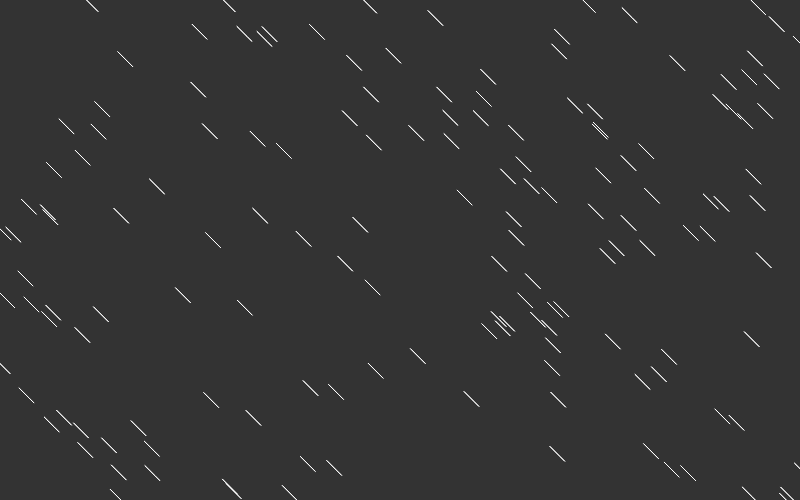
Frame 1 (no input)
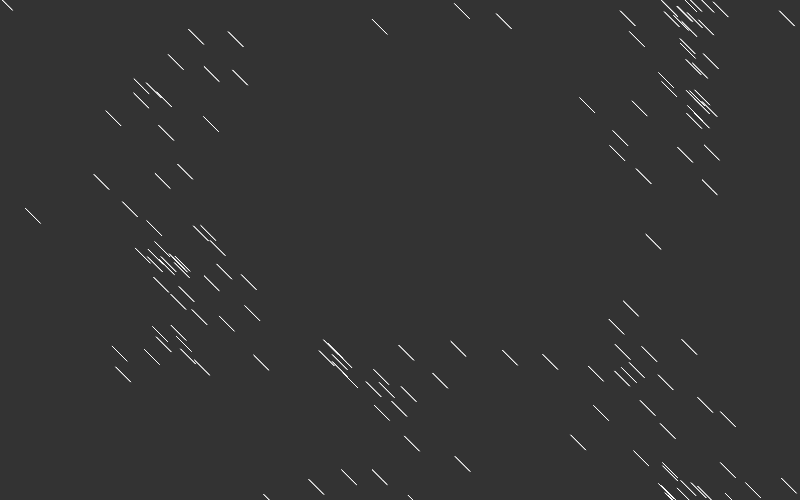
Frame 60 (no input)
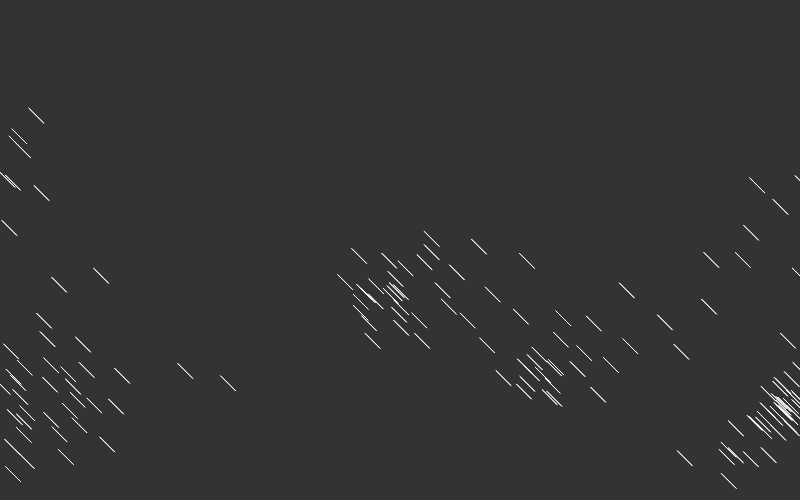
Frame 120 (the mouse pressed at the canvas centre since frame 60)

The p5.js sketch that drew these frames (run headless with seeded random() and noise() and a simulated clock; from frame 60 on, the mouse is pressed at the canvas centre):

// p5.js sketch
// ── sketch.js
let boids = []

function setup() {
    createCanvas(800, 500);
    for (let i = 0; i < 150; i++){
        boids.push(new Boid());
    }
}

function draw() {
    background(51);
    oldBoids = [...boids]
    for (let boid of boids){
        boid.update(oldBoids);
        boid.show();
    }
}

// ── Boid.js
class Boid{
    constructor(){
        this.position = createVector(random(0, width), random(0, height));
        this.velocity = p5.Vector.random2D();
        this.acceleration = createVector();
        this.maxForce = 0.1;
        this.maxSpeed = 5;
    }

    update(boids){
        this.acceleration = createVector();
        let sep = this.separate(boids);
        let ali = this.align(boids);
        let coh = this.cohesion(boids);
        sep.mult(1.0);
        ali.mult(1.0);
        coh.mult(1.0);
    
        this.acceleration.add(sep);
        this.acceleration.add(ali);
        this.acceleration.add(coh);
        this.velocity.add(this.acceleration);
        this.position.add(this.velocity);
    }

    show(){
        if(this.position.x > width){
            this.position.x = 0;
        }
        else if(this.position.x < 0){
            this.position.x = width;
        }
        if(this.position.y > height){
            this.position.y = 0;
        }
        else if(this.position.y < 0){
            this.position.y = height;
        }
        let cornerSides = createVector(5, 5);
        let frontSide = createVector(10, 10);
        // strokeWeight(10);
        let corner1 = p5.Vector.add(this.position, cornerSides);
        let corner2 = p5.Vector.sub(this.position, cornerSides);
        let front = p5.Vector.add(this.position, frontSide);
        stroke(255);
        triangle(corner1.x, corner1.y, corner2.x, corner2.y, front.x, front.y)
        // point(this.position.x, this.position.y);
    }

    separate(flock){
        let visibility = 50;
        let separate = createVector();
        let quantity = 0;
        for (let other of flock){
            if(other != this){
                let distance = dist(
                    this.position.x,
                    this.position.y,
                    other.position.x,
                    other.position.y
                )
                if (distance <= visibility){
                    let diff = p5.Vector.sub(this.position, other.position);
                    diff.normalize();
                    diff.div(distance);
                    separate.add(diff)
                    quantity++;
                }
            }
        }
        if (quantity > 0){
            separate.div(quantity);
            separate.normalize();
            separate.mult(this.maxSpeed);
            separate.sub(this.velocity);
            separate.limit(this.maxForce);
        }
        return separate;
    }

    align(flock){
        let visibility = 100;
        let align = createVector();
        let quantity = 0;
        for (let other of flock){
            if(other != this){
                let distance = dist(
                    this.position.x,
                    this.position.y,
                    other.position.x,
                    other.position.y
                )
                if (distance <= visibility){
                    align.add(other.velocity)
                    quantity++;
                }
            }
        }
        if (quantity > 0){
            align.div(quantity);
            align.normalize();
            align.mult(this.maxSpeed);
            align.sub(this.velocity);
            align.limit(this.maxForce);
        }
        return align;
    }

    cohesion(flock){
        let visibility = 60;
        let cohesion = createVector();
        let quantity = 0;
        for (let other of flock){
            if(other != this){
                let distance = dist(
                    this.position.x,
                    this.position.y,
                    other.position.x,
                    other.position.y
                )
                if (distance <= visibility){
                    cohesion.add(other.position)
                    quantity++;
                }
            }
        }
        if (quantity > 0){
            cohesion.div(quantity);
            cohesion.sub(this.position);
            cohesion.normalize();
            cohesion.mult(this.maxSpeed);
            cohesion.sub(this.velocity);
            cohesion.limit(this.maxForce);
        }
        return cohesion;
    }
}
// ── Quadtree.js
class Rectangle{
    constructor(x, y, w, h){
        this.x = x;
        this.y = y;
        this.w = w;
        this.h = h;
    }

    containsPoint(point){
        return (point.position.x <= this.x + this.w && 
            point.position.x >= this.x - this.w &&
            point.position.y <= this.y + this.h &&
            point.position.y >= this.y - this.h);
    }

    containsRect(rectgl){
        return !(rectgl.x - rectgl.w > this.x + this.w ||
            rectgl.x + rectgl.w < this.x - this.w ||
            rectgl.y - rectgl.h > this.y + this.h ||
            rectgl.y + rectgl.h < this.y - this.h);
    }

    fullyContainsRect(rectgl){
        return (rectgl.x - rectgl.w < this.x - this.w &&
            rectgl.x + rectgl.w > this.x + this.w &&
            rectgl.y + rectgl.h > this.y + this.h &&
            rectgl.y - rectgl.h < this.y - this.h);
    }

    show(){
        stroke(0, 200, 0);
        strokeWeight(3);
        rectMode(CENTER);
        noFill();
        rect(this.x, this.y, this.w * 2,this.h * 2);
    }
}

class Quadtree{
    constructor(boundary){
        this.boundary = boundary;
        this.capacity = 5;
        this.points = [];
        this.divided = false;
    }
    

    divide(){
        this.tr = new Quadtree(new Rectangle(this.boundary.x + this.boundary.w/2, this.boundary.y - this.boundary.h/2, this.boundary.w/2, this.boundary.h/2));
        this.tl = new Quadtree(new Rectangle(this.boundary.x - this.boundary.w/2, this.boundary.y - this.boundary.h/2, this.boundary.w/2, this.boundary.h/2));
        this.br = new Quadtree(new Rectangle(this.boundary.x + this.boundary.w/2, this.boundary.y + this.boundary.h/2, this.boundary.w/2, this.boundary.h/2));
        this.bl = new Quadtree(new Rectangle(this.boundary.x - this.boundary.w/2, this.boundary.y + this.boundary.h/2, this.boundary.w/2, this.boundary.h/2));
    }

    insert(point){
        if(this.points.length < this.capacity){
            this.points.push(point);
        }else{
            if(!this.divided){
                this.divide();
                this.divided = true;
            }
            if(this.tr.boundary.containsPoint(point)){
                this.tr.insert(point);
            }else if(this.tl.boundary.containsPoint(point)){
                this.tl.insert(point);
            }else if(this.br.boundary.containsPoint(point)){
                this.br.insert(point);
            }else if(this.bl.boundary.containsPoint(point)){
                this.bl.insert(point);
            }
        }
    }

    checkContains(rectgl, list){
        if(!this.boundary.containsRect(rectgl)){
            return;
        }else{
            if (this.boundary.fullyContainsRect(rectgl)){
                list.push(...this.points);
            }else{
                for(let point of this.points){
                    if(rectgl.containsPoint(point)){
                        list.push(point);
                    }
                }
            }
            if(this.divided){
                this.tr.checkContains(rectgl, list);
                this.tl.checkContains(rectgl, list);
                this.br.checkContains(rectgl, list);
                this.bl.checkContains(rectgl, list);
            }
            return list;
        }
    }

    show(){
        stroke(255);
        strokeWeight(2);
        rectMode(CENTER);
        noFill();
        rect(this.boundary.x, this.boundary.y, this.boundary.w * 2, this.boundary.h * 2);
        if(this.divided){
            this.tr.show();
            this.tl.show();
            this.br.show();
            this.bl.show();
        }
    }
}
